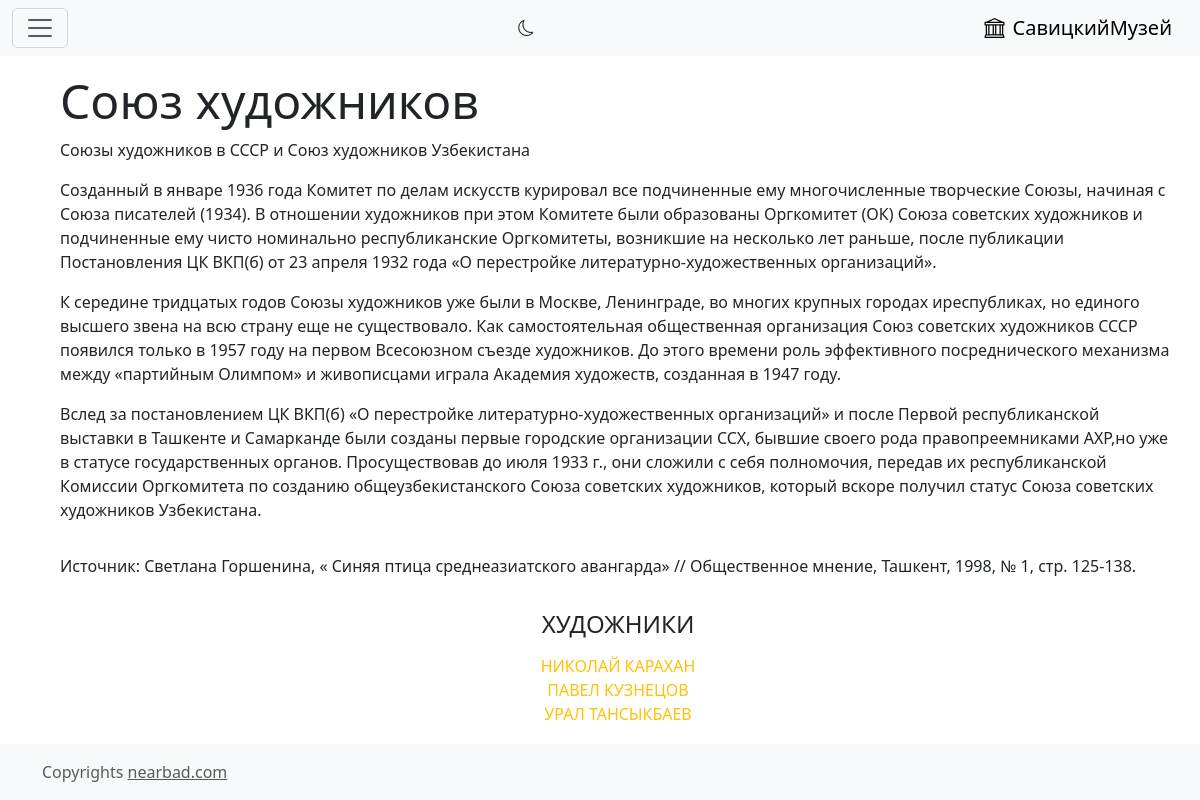
Page /association/3/ on the committed database.
### main/models.py (models this page shows, shortened)
class Association(models.Model):
    name = models.CharField(max_length=255, verbose_name='Группировка')
    content = models.TextField(verbose_name='О группировке')
    class Meta:
        verbose_name = 'Группировка'
        verbose_name_plural = 'Группировки'
        ordering = ['name']

class Author(models.Model):
    name = models.CharField(max_length=255, db_index=True, verbose_name='Имя художника')
    years_of_life = models.CharField(max_length=255, blank=True, verbose_name='Даты жизни')
    bio = models.TextField(blank=True, verbose_name='Биография')
    association = models.ManyToManyField('Association', blank=True, verbose_name='Группировка')
    education = models.ManyToManyField('Education', blank=True, verbose_name='Образование')
    institution = models.ManyToManyField('Institution', blank=True, verbose_name='Институция')
    class Meta:
        verbose_name = 'Художник'
        verbose_name_plural = 'Художники'
        ordering = ['name']

### main/views.py (the view)
# urls.py: path('association/<int:pk>/', AssociationDetail.as_view(), name='association_detail'),
class AssociationDetail(DetailView):
    model = Association
    template_name = 'main/detail.html'
    context_object_name = 'object'
    def get_context_data(self, **kwargs):
        context = super().get_context_data(**kwargs)
        context['authors'] = Author.objects.filter(association=self.object.pk)
        return context

### main/templates/main/detail.html (shortened to what this page needs)
{% extends 'layout/basic.html' %}
{% load static %}
{% block content %}
<div class="container mx-5 my-3">
    <div class="row">
        <div class="col-lg-12 col-10">
            <h5 class="display-5">{{ object.name }}</h5>
            <div class="row">{{ object.content|linebreaks }}</div>
        </div>
    </div>
</div>
<div class="container mx-5 my-3">
    <div class="col-lg-12 col-8">
        <div class="display-6 fs-4 text-center m-3">ХУДОЖНИКИ</div>
        <div class="row text-center">
            {% for author in authors %}
            <a href="{% url 'main:author_detail' author.pk %}" class="text-decoration-none link-warning">
                {{ author.name }}
            </a>
            {% endfor %}
        </div>
    </div>
</div>
{% endblock %}

### rows in the picture
Association: name "Союз художников", content "Союзы художников в СССР и Союз художников Узбекистана Созданный в январе 1936 года Комитет по делам искусств курировал все подчиненные ему многочисленные творческие Союзы, начиная с Союза писателей (1934). В отношении художников при этом Комитете были образованы Оргкомитет (ОК) Союза советских художников и подчиненные ему чисто номинально республиканские Оргкомитеты, возникшие на несколько лет раньше, после публикации Постановления ЦК ВКП(б) от 23 апреля 1932 года «О перестройке литературно-художественных организаций». К середине тридцатых годов Союзы художников уже были в Москве, Ленинграде, во многих крупных городах иреспубликах, но единого высшего звена на всю страну еще не существовало.…"
Author: name "НИКОЛАЙ КАРАХАН"
Author: name "ПАВЕЛ КУЗНЕЦОВ"
Author: name "УРАЛ ТАНСЫКБАЕВ"
